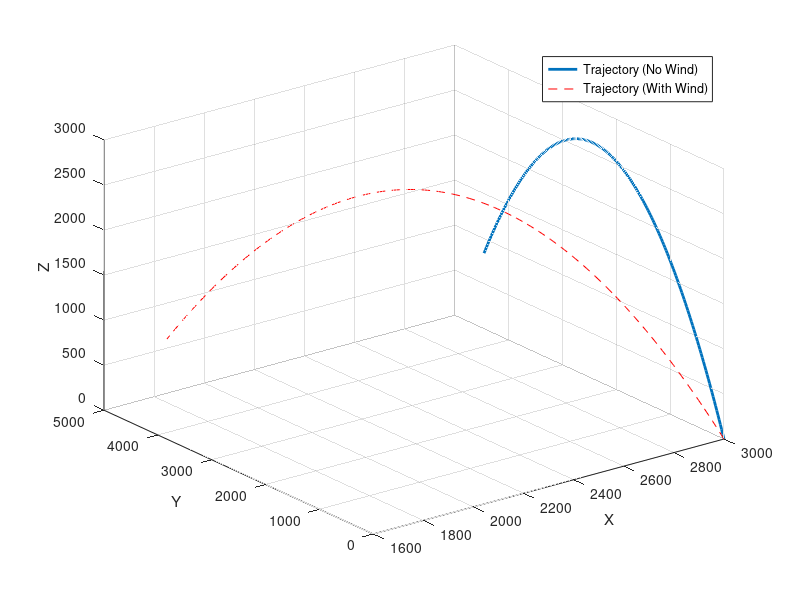

Reproduce this figure in MATLAB.
clc;clear all;
%Given that
v0=250; %Initail Velocity
theta=65;
g=9.8;
x0=3000;
v_wind=-30;
% Calculate time of flight
t_flight=(2*v0*sin(theta))/g;

%Time Vector
t=linspace(0,t_flight,200);
%Equation of Motion_NO Wind
x_nowind=x0*ones(size(t));
y_nowind=v0*cosd(theta)*t;
z_nowind=v0*sind(theta)*t-0.5*g*t.^2;

%Equation of Motion With Wind
x_wind=x0+v_wind*t;
y_wind=v0*cosd(theta)*t;
z_wind=v0*sind(theta)*t-0.5*g*t.^2;
figure;
plot3(x_nowind,y_nowind,z_nowind,'LineWidth',2)
hold on
plot3(x_wind,y_wind,z_wind,'r--')
grid on
xlabel("X")
ylabel("Y")
zlabel("Z")
legend('Trajectory (No Wind)', 'Trajectory (With Wind)', 'Location', 'best');
